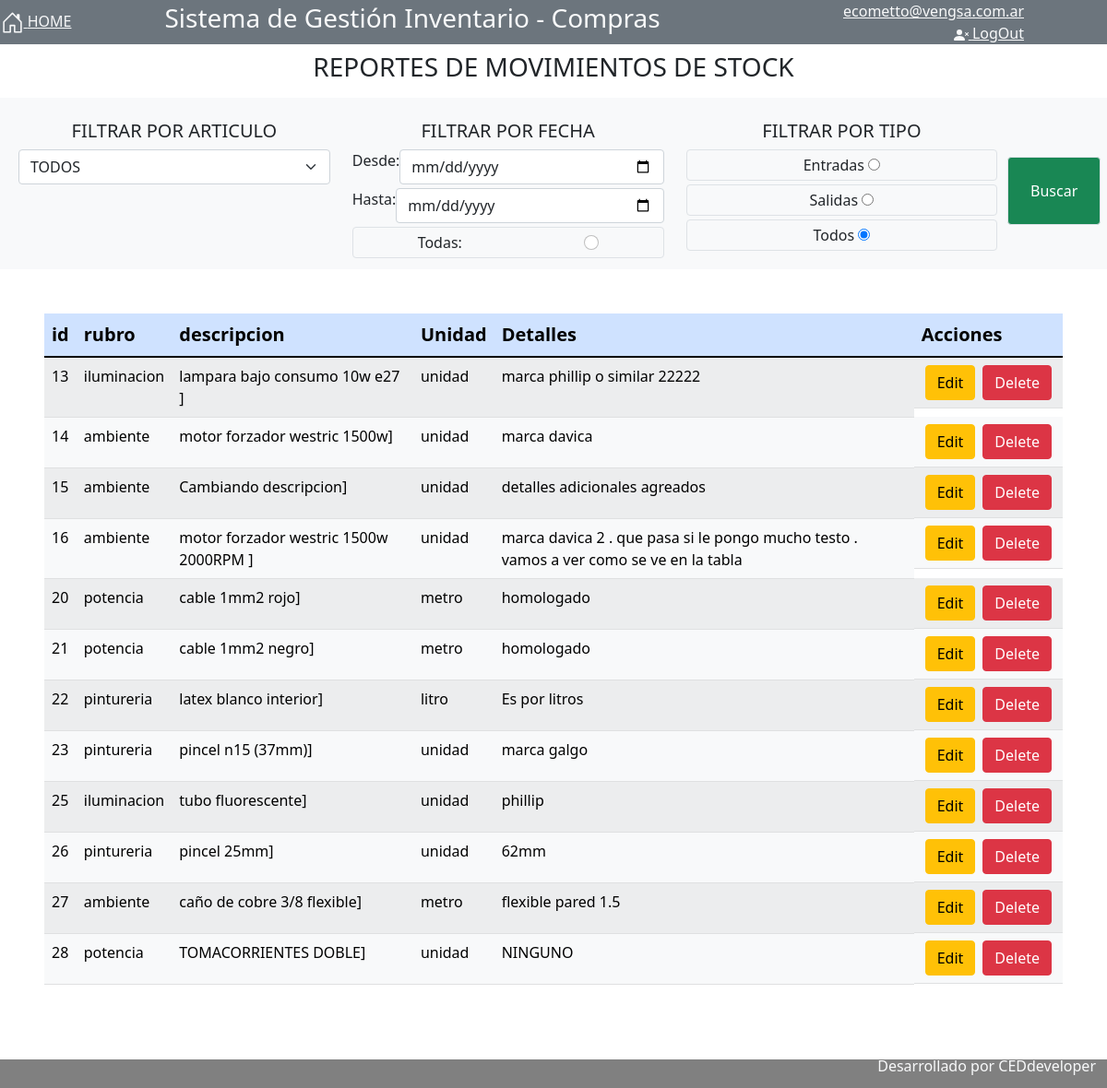
The app's page /compras/sistema/vistas/stock/reportes_stock.php (signed in), older data.
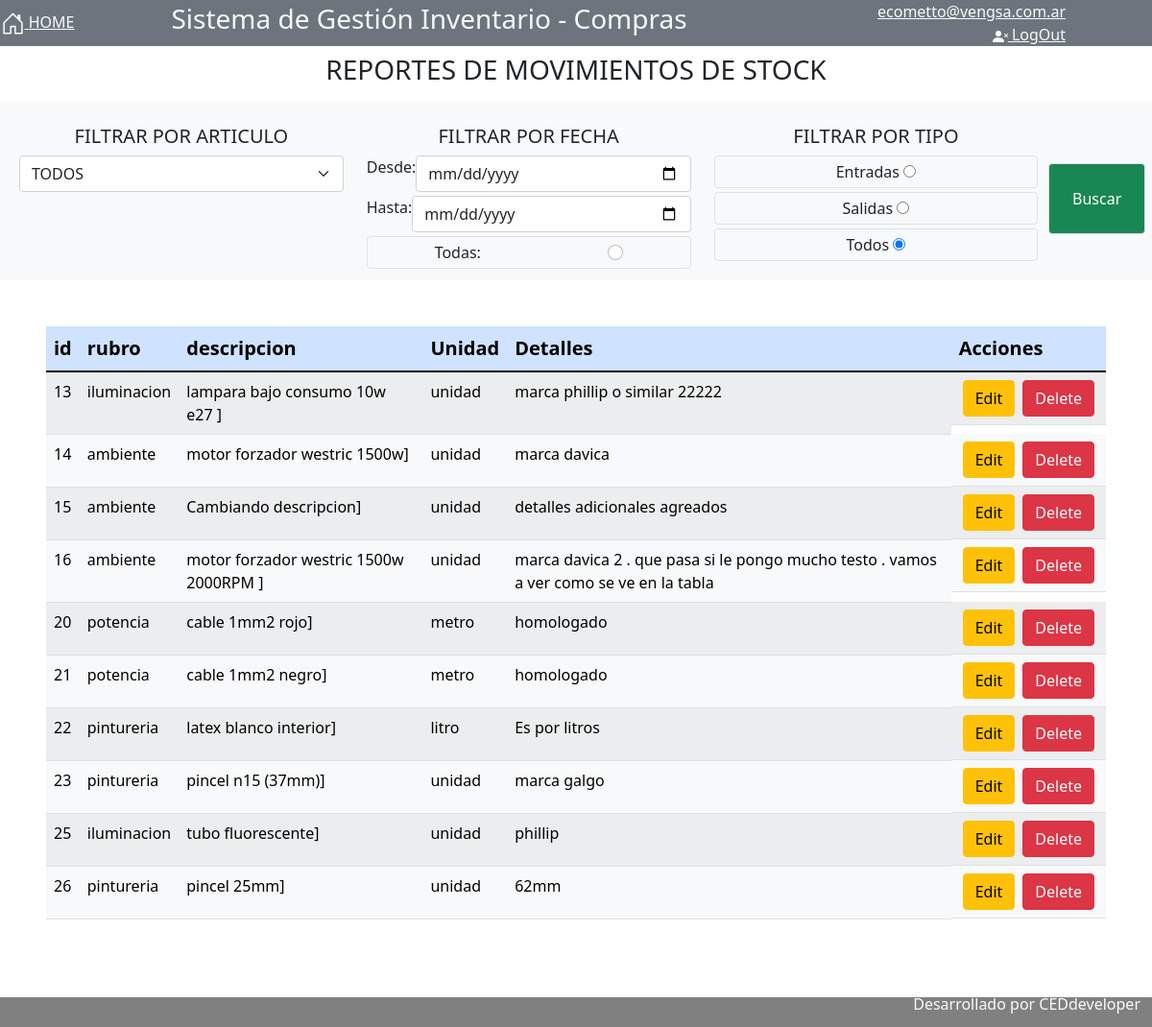
The same page, newer data.
### tables this page shows
CREATE TABLE `productos` (
  `prod_id` mediumint(8) NOT NULL,
  `prod_rubroId` tinyint(4) DEFAULT NULL,
  `prod_descripcion` varchar(100) DEFAULT NULL,
  `prod_umedidaId` tinyint(4) DEFAULT NULL,
  `prod_detalles` varchar(200) DEFAULT NULL,
  `prod_estado` enum('habilitado','inabilitado') DEFAULT 'habilitado',
  `stock` int(10) DEFAULT NULL
);

CREATE TABLE `rubros` (
  `rubro_id` tinyint(4) NOT NULL,
  `rubro_descripcion` varchar(50) DEFAULT NULL,
  `rubro_estado` enum('habilitado','inhabilitado') DEFAULT 'habilitado'
);

CREATE TABLE `umedidas` (
  `umedida_id` tinyint(4) NOT NULL,
  `umedida_descripcion` varchar(50) DEFAULT NULL
);

### compras/sistema/vistas/stock/reportes_stock.php (the view, shortened to what this page needs)
<?php
include "../../../conexion.php";
?>
<!DOCTYPE html>
<html lang="en">
<head>
    <link rel="stylesheet" href="../../css/bootstrap.min.css">
</head>
<body>
    <header class="sticky-top">
        <?php include "../header.php" ?>
    </header>
    <h3 class="text-center p-2">REPORTES DE MOVIMIENTOS DE STOCK</h3>
    <div class="container-fluid">
        <div class="row text-center bg-light p-2">
            <div class="col-md-11">
                <div class="row">
                    <div class="col-md-4">
                        <H5 class="mt-3">FILTRAR POR ARTICULO</H5>
                        <select class="form-select" name="articulo" id="articulo">
                            <option value="todos" selected>TODOS</option>
                        </select>
                    </div>
                    <div class="col-md-4">
                        <H5 class="mt-3">FILTRAR POR FECHA</H5>
                        <div class="d-flex mb-1">Desde: <input class="form-control" type="date" name="fdesde" id="fdesde"></div>
                        <div class="d-flex mb-1"> Hasta: <input class="form-control" type="date" name="fhasta" id="fhasta"></div>
                        <div class="d-flex justify-content-around mb-1 border rounded p-1"> Todas: <input class="form-check-input" type="radio" name="ftodas" id="ftodas"></div>
                    </div>
                    <div class="col-md-4">
                        <H5 class="mt-3">FILTRAR POR TIPO</H5>
                        <div class="border rounded p-1 mb-1">Entradas <input type="radio" name="entradas" id="entradas"> </div>
                       <div class="border rounded p-1 mb-1"> Salidas <input type="radio" name="salidas" id="salidas"> </div>
                        <div class="border rounded p-1">Todos <input type="radio" name="todos" id="todos" checked></div>
                    </div>
                </div>
            </div>
            <div class="col-md-1 d-flex justify-content-center align-items-center mt-3">
                <input type="submit" class="btn btn-success p-4 border" value="Buscar" name="buscar" id="buscar">
            </div>
        </div>
        <div class="row mb-5">
            <div class="col-md-12 p-5">
                <table class="w-100 table table-light table-hover table-striped" id="tabla">
                    <thead>
                        <tr class="fs-5 table-primary ">
                            <th>id</th>
                            <th>rubro</th>
                            <th>descripcion</th>
                            <th>Unidad</th>
                            <th>Detalles</th>
                            <th>Acciones</th>
                        </tr>
                    </thead>
                    <tbody>
                        <?php
                        $consulta = "select prod_id, rubro_descripcion, prod_descripcion, umedida_descripcion, prod_detalles
                        from productos
                        JOIN rubros on rubro_Id = prod_rubroId
                        JOIN umedidas on umedida_id = prod_umedidaId";
                        $query = mysqli_query($conexion, $consulta);
                        while ($fila = mysqli_fetch_array($query)) {?>
                            <tr>
                                <td><?php echo $fila[0];?></td>
                                <td><?php echo $fila[1];?></td>
                                <td><?php echo $fila[2];?>]</td>
                                <td><?php echo $fila[3];?></td>
                                <td><?php echo $fila[4];?></td>
                                <td class='d-flex'>
                                <a class='btn btn-warning mx-1' href='./editar_articulo.php?edit= <?php echo $fila[0];?> '>Edit</a>
                                <a class='btn btn-danger mx-1' href='./editar_articulo.php?delete= <?php echo $fila[0];?> ' onclick="return confirm('¿Está seguro que desea eliminar el articulo?')"> Delete </a>
                                </td>
                            </tr>
                        <?php   }    ?>
                    </tbody>
                </table>
            </div>
        </div>
    </div>
    <footer>
        <?php include "../footer.php" ?>
    </footer>
</body>
</html>

Row changes from the older to the newer data that the page shows:
removed productos: prod_id "27", prod_rubroId.rubro_descripcion "ambiente", prod_descripcion "caño de cobre 3/8 flexible", prod_umedidaId.umedida_descripcion "metro", prod_detalles "flexible pared 1.5"
removed productos: prod_id "28", prod_rubroId.rubro_descripcion "potencia", prod_descripcion "TOMACORRIENTES DOBLE", prod_umedidaId.umedida_descripcion "unidad", prod_detalles "NINGUNO"
